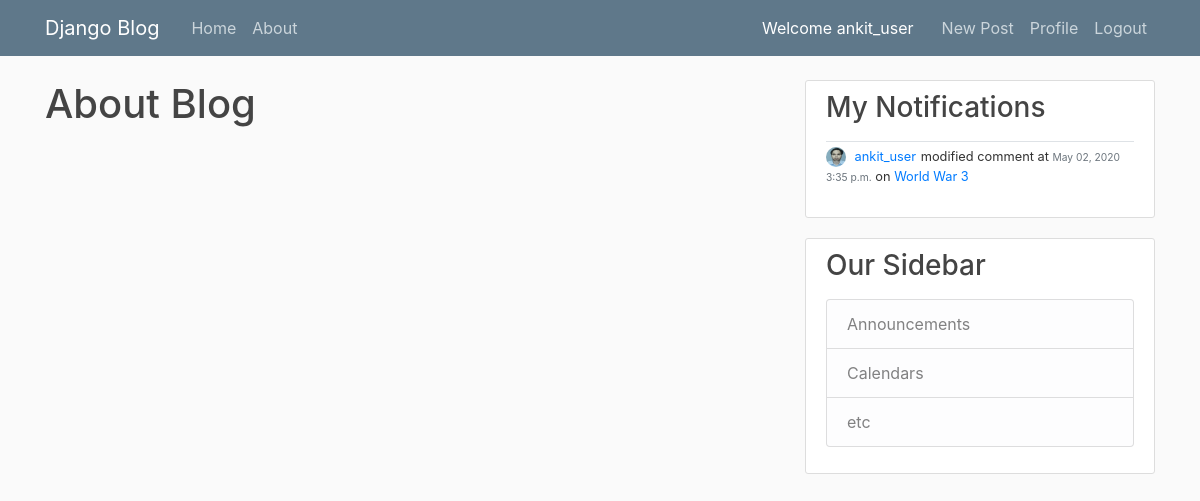
The app's page /about/ (signed in), older data.
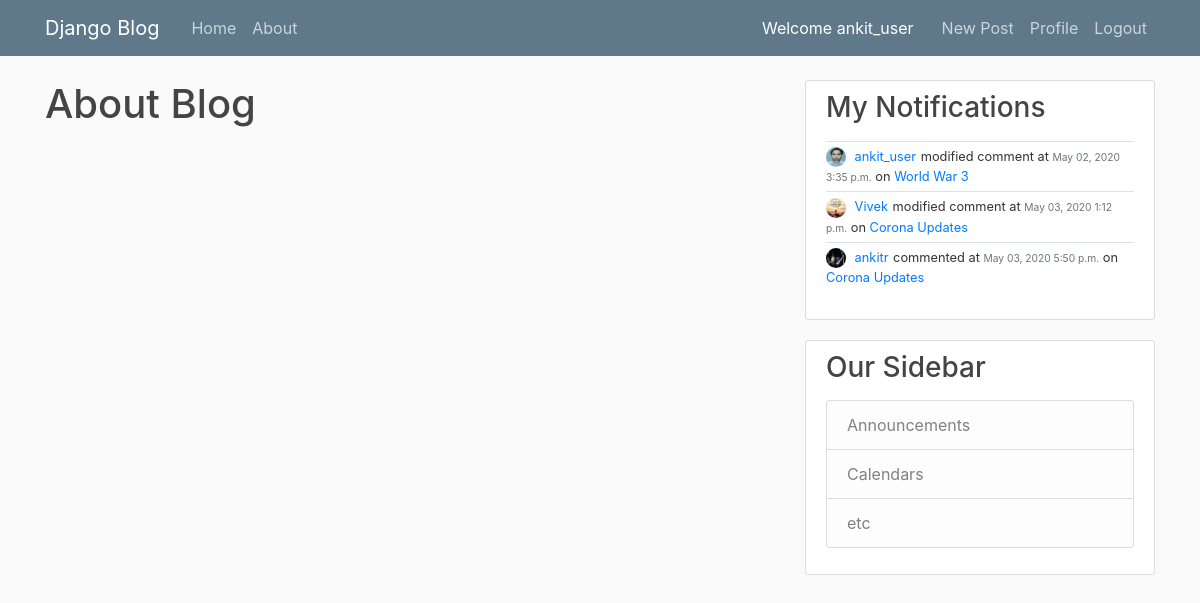
The same page, newer data.
### blog/models.py (models this page shows, shortened)
class Notification(models.Model):
    type = models.CharField(max_length=10, default='created')  # created, updated
    comment = models.ForeignKey(Comment, on_delete=models.CASCADE, related_name='notifications')
    subscription = models.ForeignKey(Subscription, on_delete=models.CASCADE, related_name='notifications')

class Comment(models.Model):
    content = models.TextField()
    anonymous = models.BooleanField("Comment as Anonymous User", editable=True, default=True)
    date_posted = models.DateTimeField(default=timezone.now)
    author = models.ForeignKey(User, on_delete=models.CASCADE)
    post = models.ForeignKey(Post, on_delete=models.CASCADE, related_name='comments')

class Subscription(models.Model):
    post = models.ForeignKey(Post, on_delete=models.CASCADE, related_name='subscriptions')
    user = models.ForeignKey(User, on_delete=models.CASCADE, related_name='subscriptions')

class Post(models.Model):
    title = models.CharField(max_length=100)
    content = models.TextField()
    anonymous = models.BooleanField("Post as Anonymous User", editable=True, default=True)
    date_posted = models.DateTimeField(default=timezone.now)
    author = models.ForeignKey(User, on_delete=models.CASCADE)
    is_user_subscribed = False
    is_user_subscribed_not = not is_user_subscribed

### users/models.py (models this page shows, shortened)
class Profile(models.Model):
    user = models.OneToOneField(User, on_delete=models.CASCADE)
    image = models.ImageField(default='default.jpg', upload_to='profile_pics')
    @property
    def notifications(self):
        return Notification.objects.filter(subscription__user=self.user)

### blog/views.py (the view)
# urls.py: path('about/', views.about, name='blog-about'),
def about(request):
    return render(request, 'blog/about.html', {'title': 'About'})

### blog/templates/blog/about.html
{%extends 'blog/base.html' %}
{% block content %}
    <h1>About Blog</h1>
{% endblock content %}

### blog/templates/blog/base.html (shortened to what this page needs)
{% load static %}
<!DOCTYPE html>
<html>
<head>
    <link rel="stylesheet" href="https://maxcdn.bootstrapcdn.com/bootstrap/4.0.0/css/bootstrap.min.css">
    <link rel="stylesheet" type="text/css" href="{% static 'blog/main.css' %}">
</head>
<body>
    <header class="site-header">
      <nav class="navbar navbar-expand-md navbar-dark bg-steel fixed-top">
        <div class="container">
          <a class="navbar-brand mr-4" href="{% url 'blog-home' %}">Django Blog</a>
          <div class="collapse navbar-collapse" id="navbarToggle">
            <div class="navbar-nav mr-auto">
              <a class="nav-item nav-link" href="{% url 'blog-home' %}">Home</a>
              <a class="nav-item nav-link" href="{% url 'blog-about' %}">About</a>
            </div>
            <span style="color:white;margin-right:20px;">Welcome {{ user.username }}</span>
            <div class="navbar-nav">
              {% if user.is_authenticated %}
                <a class="nav-item nav-link" href="{% url 'post-create' %}">New Post</a>
                <a class="nav-item nav-link" href="{% url 'profile' %}">Profile</a>
                <a class="nav-item nav-link" href="{% url 'logout' %}">Logout</a>
              {% else %}
                <a class="nav-item nav-link" href="{% url 'login' %}">Login</a>
                <a class="nav-item nav-link" href="{% url 'register' %}">Register</a>
              {% endif %}
            </div>
          </div>
        </div>
      </nav>
    </header>
    <main role="main" class="container">
      <div class="row">
        <div class="col-md-8">
          {% block content %}{% endblock %}
        </div>
        <div class="col-md-4">
        {% if user.is_authenticated %}
          <div class="content-section">
            <h3>My Notifications</h3>
            <p class='text-muted'>
              {% for n in user.profile.notifications  %}
                {% include 'blog/notification.html' with notification=n %}
              {% endfor %}
            </p>
          </div>
        {% endif %}
          <div class="content-section">
            <h3>Our Sidebar</h3>
            <p class='text-muted'>
              <ul class="list-group">
                <li class="list-group-item list-group-item-light">Announcements</li>
                <li class="list-group-item list-group-item-light">Calendars</li>
                <li class="list-group-item list-group-item-light">etc</li>
              </ul>
            </p>
          </div>
        </div>
      </div>
    </main>
</body>
</html>

### blog/templates/blog/notification.html
<div class="full-block border-top" style="padding:5px 0 5px 0">
    <div class="small full-block">
        {% if notification.comment.anonymous %}
            <img class="rounded-circle notification-img" src="/media/profile_pics/anonymous.png">
            Anonymous User
        {% else %}
            <img class="rounded-circle notification-img" src="{{ notification.comment.author.profile.image.url }}">
            <a class="mr-2" style="margin-right:1px !important;" href="{% url 'user-posts' notification.comment.author.username %}">{{ notification.comment.author }}</a>
        {% endif %}
        {% if notification.type == 'created' %}
            commented
        {% elif notification.type == 'updated' %}
            modified comment
        {% endif %}
        at <small class="text-muted">{{ notification.comment.date_posted|date:"F d, Y P" }}</small>
        on <a class="mr-2" style="margin-right:1px !important;" href="{% url 'post-detail' notification.subscription.post.id %}">{{ notification.subscription.post.title }}</a>
    </div>
</div>

Row changes from the older to the newer data that the page shows:
added Notification: comment.author.profile.image (placeholder picture), comment.author "Vivek", type "modified comment", comment.date_posted "May 03, 2020 1:12 p.m.", subscription.post "Corona Updates"
added Notification: comment.author.profile.image (picture), comment.author "ankitr", type "commented", comment.date_posted "May 03, 2020 5:50 p.m.", subscription.post "Corona Updates"
